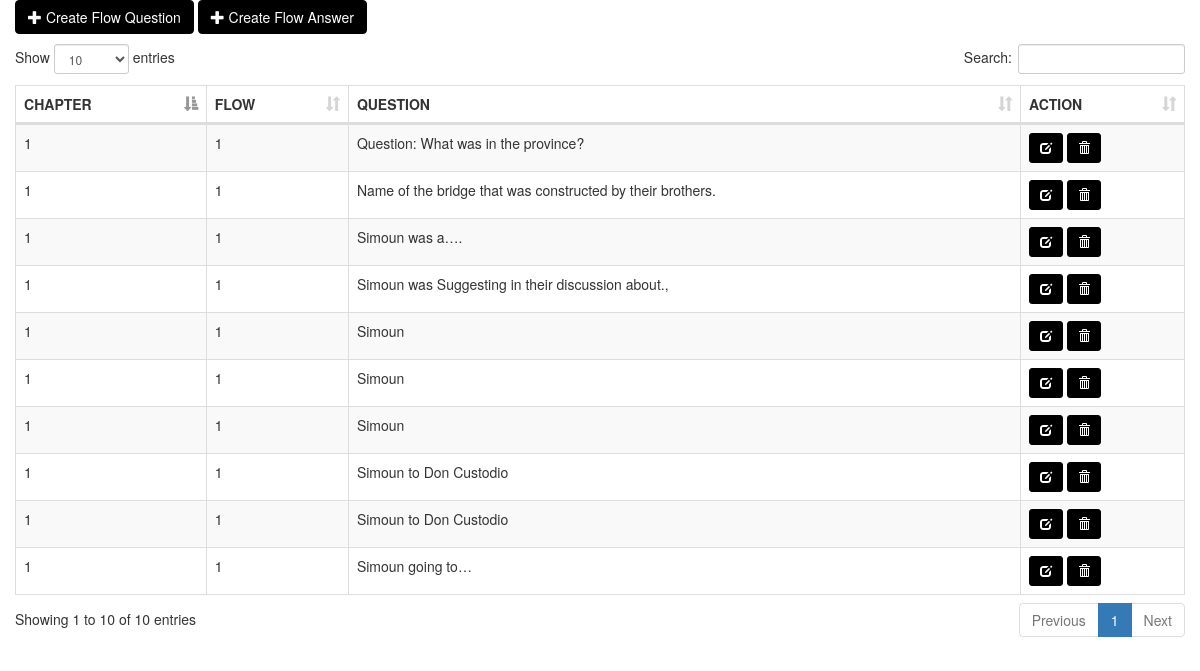
/ADMIN/game/flow_question.php?chap_id=1&flow_id=1, run on the app's committed database.
### tables this page shows
CREATE TABLE `flow_question` (
  `qid` int(11) NOT NULL,
  `flow_id` int(11) NOT NULL,
  `chap_id` int(11) NOT NULL,
  `question` text NOT NULL,
  `answer` int(11) NOT NULL
);

### ADMIN/game/flow_question.php (shortened to what this page needs)
<?php
	$chap_id = $_GET['chap_id'];
	$flow_id = $_GET['flow_id'];
?>
<!DOCTYPE html>
<html>
<head>
	<link rel="stylesheet" type="text/css" href="bootstrap/css/bootstrap.min.css">
	<link rel="stylesheet" type="text/css" href="datatable/dataTable.bootstrap.min.css">
</head>
<body>
<div class="container">
	<div class="row">
		<div class="col-sm-12">
			<div class="row">
				<a href="#addflowquestion" data-toggle="modal" class="btn btn-primary" style="background-color:black; border-color:black;"><span class="glyphicon glyphicon-plus"></span> Create Flow Question</a>
				<a href="#addflowoption" data-toggle="modal" class="btn btn-primary" style="background-color:black; border-color:black;"><span class="glyphicon glyphicon-plus"></span> Create Flow Answer</a>
			</div>
			<div class="height10">
			</div>
			<div class="row">
				<table id="myTable" class="table table-bordered table-striped">
					<thead>
						<th>CHAPTER</th>
						<th>FLOW</th>
						<th>QUESTION</th>
						<th>ACTION</th>
					</thead>
					<tbody>
						<?php
							include_once('../../connection/connection.php');
							$sql = "SELECT * FROM flow_question WHERE chap_id = '$chap_id' AND flow_id = '$flow_id'";
							$query = $conn->query($sql);
							while($row = $query->fetch_assoc()){
								echo
								"<tr>
									<td>".$row['chap_id']."</td>
									<td>".$row['flow_id']."</td>
									<td>".$row['question']."</td>
									<td>
										<a href='#editflowquestion_".$row['qid']."' class='btn btn-success btn-sm' data-toggle='modal'  style='background-color:black; border-color:black;'><span class='glyphicon glyphicon-edit'></span></a>
										<a href='#deleteflowquestion_".$row['qid']."' class='btn btn-danger btn-sm' data-toggle='modal' style='background-color:black; border-color:black;'><span class='glyphicon glyphicon-trash'></span></a>
									</td>
								</tr>";
							}
						?>
					</tbody>
				</table>
			</div>
		</div>
	</div>
</div>
</body>
</html>

### ADMIN/game/flow_question.php (style rules this page uses)
.height10 { height:10px; }

### data on the page
flow_question: chap "1", flow "1", question "Question: What was in the province?"
flow_question: chap "1", flow "1", question "Name of the bridge that was constructed by their brothers."
flow_question: chap "1", flow "1", question "Simoun was a…."
flow_question: chap "1", flow "1", question "Simoun was Suggesting in their discussion about.,"
flow_question: chap "1", flow "1", question "Simoun"
flow_question: chap "1", flow "1", question "Simoun"
flow_question: chap "1", flow "1", question "Simoun"
flow_question: chap "1", flow "1", question "Simoun to Don Custodio"
flow_question: chap "1", flow "1", question "Simoun to Don Custodio"
flow_question: chap "1", flow "1", question "Simoun going to…"
